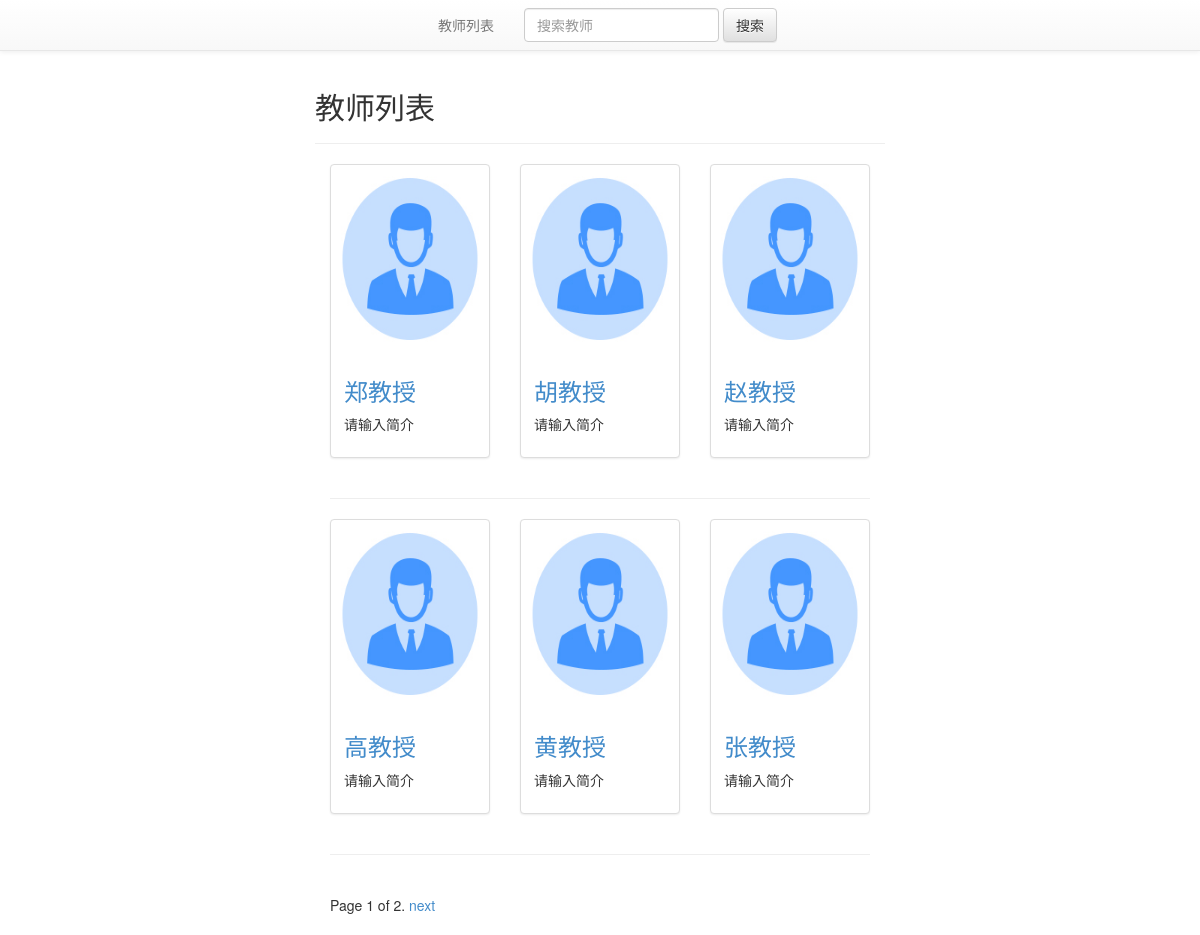
/Teachers/, run on an earlier commit of the app's database.
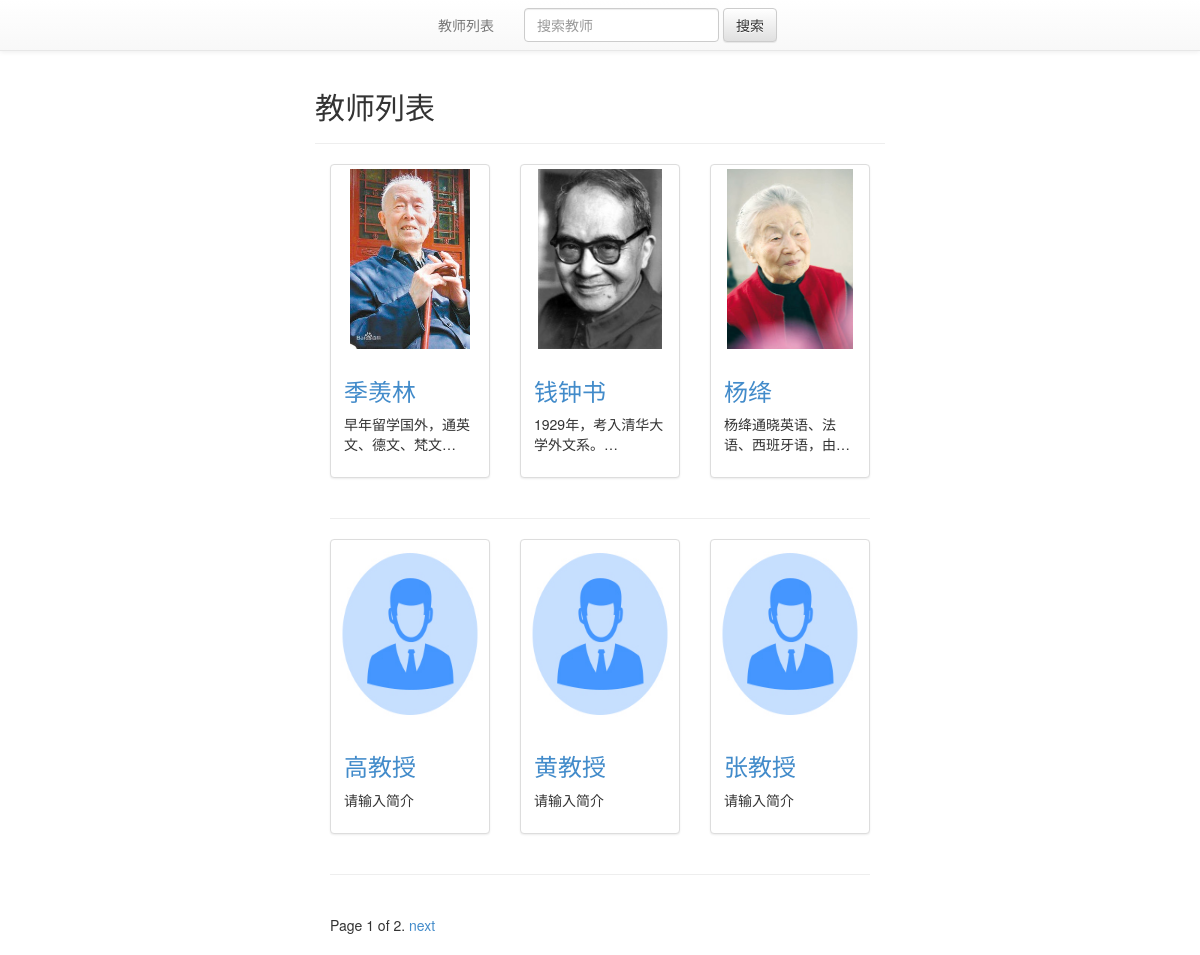
And on a later commit of the database.
### Teachers/models.py (models this page shows, shortened)
class Teacher(models.Model):
    name = models.CharField(verbose_name = '姓名' ,max_length=30,default='')
    slug = models.SlugField(verbose_name = "链接别名",unique=True)
    image = models.ImageField(verbose_name = "头像",upload_to=upload_location,
            null=True,
            blank=True,
            width_field="width_field",
            height_field="height_field")
    height_field = models.IntegerField(verbose_name = "高度",default=0)
    width_field = models.IntegerField(verbose_name = "宽度",default=0)
    sex_choice = (("Male","男"),("Female","女"))
    sex = models.CharField(verbose_name = "性别",max_length=10,choices=sex_choice,default='Male')
    professional_title = models.CharField(verbose_name = "职称",max_length=120,default = '大学教师')
    address = models.CharField(verbose_name = "地址",max_length=120,default = '')
    college = models.CharField(verbose_name = "所在大学",max_length=30,default = '')
    academy = models.CharField(verbose_name = "学院",max_length=30,default = '')
    institution = models.CharField(verbose_name = "院系",max_length=30,default = '')
    post_number = models.IntegerField(verbose_name = "邮编号码",default = 0)
    phone_number =  models.CharField(verbose_name = "电话号码",max_length=30,default = '')
    mail = models.EmailField(verbose_name = "邮箱",max_length = 254)
    content = models.TextField(verbose_name = "简介",default = u'请输入简介')
    UG_lesson = models.TextField(verbose_name = '本科生课程',default='')
    PG_lesson =  models.TextField(verbose_name = '研究生课程',default='')
    research_direction =  models.TextField(verbose_name = '研究方向',default='')
    research =  models.TextField(verbose_name = '科研工作',default='')
    hold_project =  models.TextField(verbose_name = '主持科研项目',default='')
    papers =  models.TextField(verbose_name = '期刊论文',default='')
    books =  models.TextField(verbose_name = '书籍著作',default='')
    conference_papers =  models.TextField(verbose_name = '会议论文',default='')
    recruitment =  models.TextField(verbose_name = '招聘公告',default='')
    updated = models.DateTimeField(auto_now=True, auto_now_add=False)
    timestamp = models.DateTimeField(auto_now=False, auto_now_add=True)
    def get_views_url(self):
	return reverse("Teachers:detail",kwargs={"slug":self.slug})
    class Meta:
        ordering = ["-timestamp", "-updated"]

### Teachers/views.py (the view)
def Teacher_list(request):
    today = timezone.now().date()
    queryset_list = Teacher.objects.all()
    query = request.GET.get("q")
    if query:
	queryset_list = queryset_list.filter(
		Q(name__icontains=query)|
		Q(content__icontains=query)|
		Q(college__icontains=query) |
		Q(academy__icontains=query)
		).distinct()
    paginator = Paginator(queryset_list, 6) # 每页显示6个结果
    page_request_var = "page"
    page = request.GET.get(page_request_var)
    try:
        queryset = paginator.page(page)
    except PageNotAnInteger:
        queryset = paginator.page(1)
    except EmptyPage:
        queryset = paginator.page(paginator.num_pages)
    context = {
		"object_list": queryset,
		"title": "教师列表",
		"result":"搜索结果",
		"page_request_var": page_request_var,
		"today": today,
	}
    return render(request, "Teacher_list.html", context)

### templates/Teacher_list.html (shortened to what this page needs)
{% extends "base.html" %}
{% block content %}
{%include 'list_nav_bar.html'%}
<div class='col-sm-6 col-sm-offset-3'>
<div class='row'>
{% if request.GET.q %}
         <h2> {{ result }}</h2>
   {%else%}
        <h2> {{ title }}</h2>
{% endif %}<hr/>
{% for obj in object_list %}
  <div class="col-sm-4 col-md-4">
    <div class="thumbnail">
        {% if obj.image %}
         <img src='{{ obj.image.url }}' class='img-responsive center-block' />
        {% endif %}
      <div class="caption">
        <h3><a href='{{ obj.get_views_url }}'>{{ obj.name }}</a></h3>
        <p>{{ obj.content|linebreaks|truncatechars:20 }}</p>
      </div>
    </div>
  </div>
{% cycle "" "" "</div><hr/><div class='row'>" %}
{% endfor %}
<div class="pagination">
    <span class="step-links">
        <span class="current">
            Page {{ object_list.number }} of {{ object_list.paginator.num_pages }}.
        </span>
        {% if object_list.has_next %}
            <a href="?{{ page_request_var }}={{ object_list.next_page_number }}{% if request.GET.q %}&q={{ request.GET.q }}{% endif %}">next</a>
        {% endif %}
    </span>
</div>
</div>
{%endblock content %}

What changed in the data, as far as the page shows it:
changed Teacher: image: a different picture; name "郑教授" → "季羡林"; content "请输入简介" → "早年留学国外，通英文、德文、梵文…"
changed Teacher: image: a different picture; name "胡教授" → "钱钟书"; content "请输入简介" → "1929年，考入清华大学外文系。…"
changed Teacher: image: a different picture; name "赵教授" → "杨绛"; content "请输入简介" → "杨绛通晓英语、法语、西班牙语，由…"
